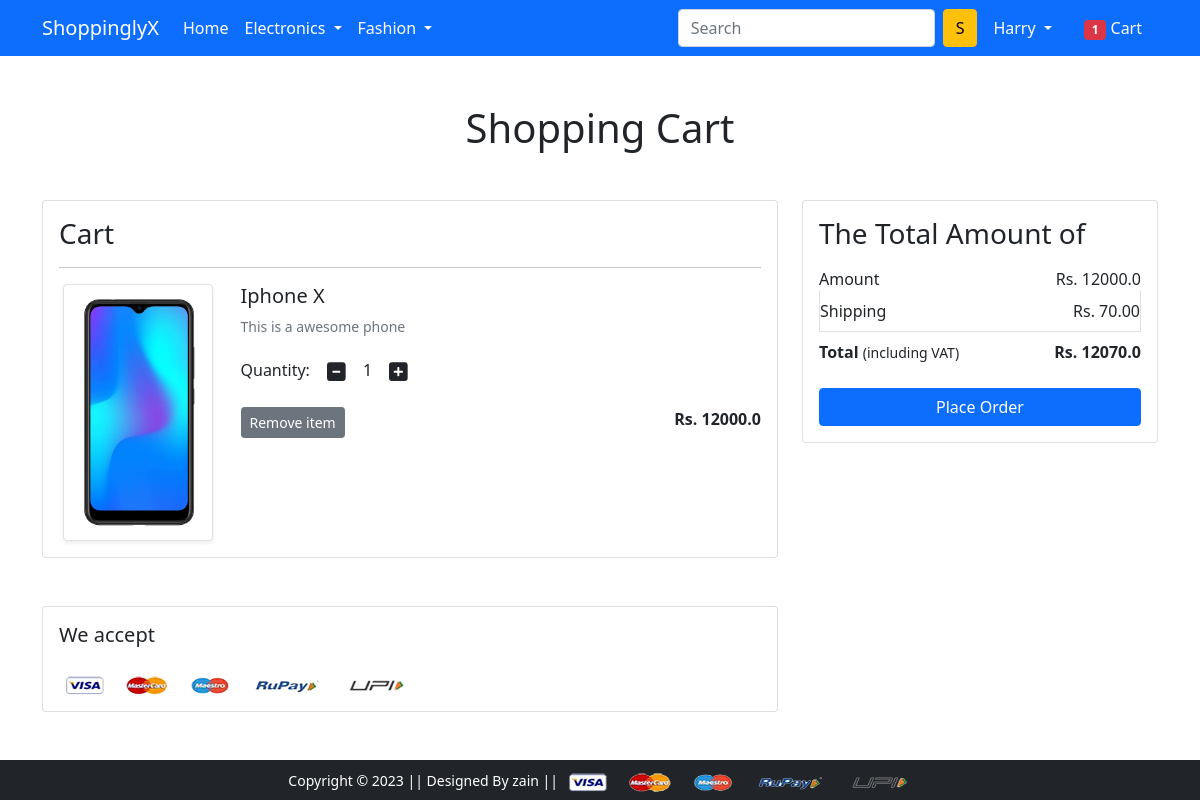
Screenshot of /cart/ (signed in) with the database file from the repository.
### app/models.py (models this page shows, shortened)
class Cart(models.Model):
 user = models.ForeignKey(User, on_delete=models.CASCADE)
 product = models.ForeignKey(Product, on_delete=models.CASCADE)
 quantity = models.PositiveBigIntegerField(default=1)

class Product(models.Model):
 title = models.CharField(max_length=100)
 selling_price = models.FloatField()
 discounted_price = models.FloatField()
 description = models.TextField()
 brand = models.CharField(max_length=100)
 category = models.CharField(choices=CATEGORY_CHOICES, max_length=2)
 product_image = models.ImageField(upload_to='productimg')

### app/views.py (the view)
# urls.py: path('cart/', views.show_cart, name='showcart'),
@login_required
def show_cart(request):
    totalitem = 0
    if request.user.is_authenticated:
        totalitem = len(Cart.objects.filter(user=request.user))
        user = request.user
        cart = Cart.objects.filter(user=user)
        amount = 0.0
        shipping_amount = 70.0
        totalamount = 0.0
        cart_product = [p for p in Cart.objects.all() if p.user == user]
    if cart_product:
        for p in cart_product:
            tempamount = (p.quantity * p.product.discounted_price)
            amount += tempamount
            totalamount = amount + shipping_amount
        return render(request, 'app/addtocart.html', {'carts': cart, 'totalamount': totalamount, 'amount': amount, 'totalitem':totalitem})
    else:
        return render(request, 'app/emptycart.html')

### app/templates/app/addtocart.html (shortened to what this page needs)
{% extends 'app/base.html' %}
{% load static %}
{% block main-content %}
<div class="container my-5">
  <div class="row">
    <h1 class="text-center mb-5">Shopping Cart</h1>
    <div class="col-sm-8">
      <div class="card">
        <div class="card-body">
          <h3>Cart</h3>
          {% for cart in carts %}
          <hr>
          <div class="row">
            <div class="col-sm-3 text-center align-self-center ="><img src="{{cart.product.product_image.url}}" alt=""
                srcset="" class="img-fluid img-thumbnail shadow-sm" height="150" width="150"> </div>
            <div class="col-sm-9">
              <div>
                <h5>{{cart.product.title}}</h5>
                 <p class="mb-2 text-muted small">{{cart.product.description}}</p>
                <div class="my-3">
                  <label for="quantity">Quantity:</label>
                  <a class="minus-cart btn" pid="{{cart.product.id}}"><i class="fas fa-minus-square fa-lg"></i></a>
                  <span id="quantity">{{cart.quantity}}</span>
                  <a class="plus-cart btn" pid="{{cart.product.id}}"><i class="fas fa-plus-square fa-lg"></i></a>
                </div>
                <div class="d-flex justify-content-between">
                  <a href="#" class="btn btn-sm btn-secondary mr-3
                  remove-cart" pid="{{cart.product.id}}">Remove item </a>
                  <p class="mb-0"><span><strong>Rs. {{cart.product.discounted_price}}</strong></span></p>
                </div>
              </div>
            </div>
          </div>
          {% endfor %}
        </div>
      </div>
    </div>
    <div class="col-sm-4">
      <div class="card">
        <div class="card-body">
          <h3>The Total Amount of</h3>
          <ul class="list-group">
            <li class="list-group-item d-flex justify-content-between align-items-center border-0 px-0 pb-0">
              Amount<span>Rs. <span id="amount">{{amount}}</span></span></li>
            <li class="list-group-item d-flex justify-content-between align-items-center px-0">Shipping<span>Rs.
                70.00</span></li>
            <li class="list-group-item d-flex justify-content-between align-items-center border-0 px-0 mb-3">
              <div>
                <strong>Total</strong> <small>(including VAT)</small>
              </div>
              <span><strong>Rs. <strong id="totalamount">{{totalamount}}</strong></strong></span>
            </li>
          </ul>
          <div class="d-grid"><a href="{% url 'checkout' %}" class="btn btn-primary">Place Order</a></div>
        </div>
      </div>
    </div>
  </div>
</div>
<div class="container">
  <div class="row">
    <div class="col-sm-8">
      <div class="card">
        <div class="card-body">
          <h5 class="mb-4">We accept</h5>
          <img src="{% static 'app/images/payment.png' %}" alt="" class="img-fluid">
        </div>
      </div>
    </div>
  </div>
</div>
{% endblock main-content %}

### app/templates/app/base.html (shortened to what this page needs)
<!doctype html>
{% load static %}
<html lang="en">
<head>
  <link href="https://cdn.jsdelivr.net/npm/bootstrap@5.0.0-beta1/dist/css/bootstrap.min.css" rel="stylesheet"
>
  <link rel="stylesheet" href="{% static 'app/css/owl.carousel.min.css' %}">
  <link rel="stylesheet" href="{% static 'app/css/all.min.css' %}">
  <link rel="stylesheet" href="{% static 'app/css/style.css' %}">
</head>
<body>
  <nav class="navbar navbar-expand-lg navbar-dark bg-primary">
    <div class="container">
      <a class="navbar-brand" href="/">ShoppinglyX</a>
      <div class="collapse navbar-collapse" id="navbarSupportedContent">
        <ul class="navbar-nav me-auto mb-2 mb-lg-0">
          <li class="nav-item">
            <a class="nav-link active" aria-current="page" href="/">Home</a>
          </li>
          <li class="nav-item dropdown">
            <a class="nav-link dropdown-toggle text-white" href="#" id="electronicsDropdown" role="button"
              data-bs-toggle="dropdown" aria-expanded="false">
              Electronics
            </a>
          </li>
          <li class="nav-item dropdown">
            <a class="nav-link dropdown-toggle text-white" href="#" id="fashionDropdown" role="button"
              data-bs-toggle="dropdown" aria-expanded="false">
              Fashion
            </a>
          </li>
        </ul>
        <form class="d-flex">
          <input class="form-control me-2" type="search" placeholder="Search" aria-label="Search">
          <button class="btn btn-warning" type="submit">S</button>
        </form>
        <div>
          <ul class="navbar-nav me-auto mb-2 mb-lg-0">
            {% if request.user.is_authenticated %}
            <li class="nav-item dropdown mx-2">
              <a class="nav-link dropdown-toggle text-white" href="#" id="profileDropdown" role="button"
                data-bs-toggle="dropdown" aria-expanded="false">
                {{request.user.username|capfirst}}
              </a>
            </li>
            <li class="nav-item mx-2">
              <a href="{% url 'showcart' %}" class="nav-link text-white"><span class="badge bg-danger">
                {{totalitem}}</span> Cart
              </a>
            </li>
            {% endif %}
          </ul>
        </div>
      </div>
    </div>
  </nav>
  {% block main-content %} {% endblock main-content %}
  <footer class="container-fluid bg-dark text-center p-2 mt-5">
    <small class="text-white">Copyright &copy; 2023 || Designed By zain || </small>
    <img src="{% static 'app/images/payment.png' %}" alt="" srcset="" class="img-fluid" height="2px">
  </footer>
</body>
</html>

### rows the page displays
Cart: product.product_image (picture), product "Iphone X", product.description "This is a awesome phone", quantity "1", product.discounted_price "12000.0"

### other values shown
{{ request.user.username|capfirst }} "Harry"
{{ totalitem }} "1"
{{ amount }} "12000.0"
{{ totalamount }} "12070.0"
